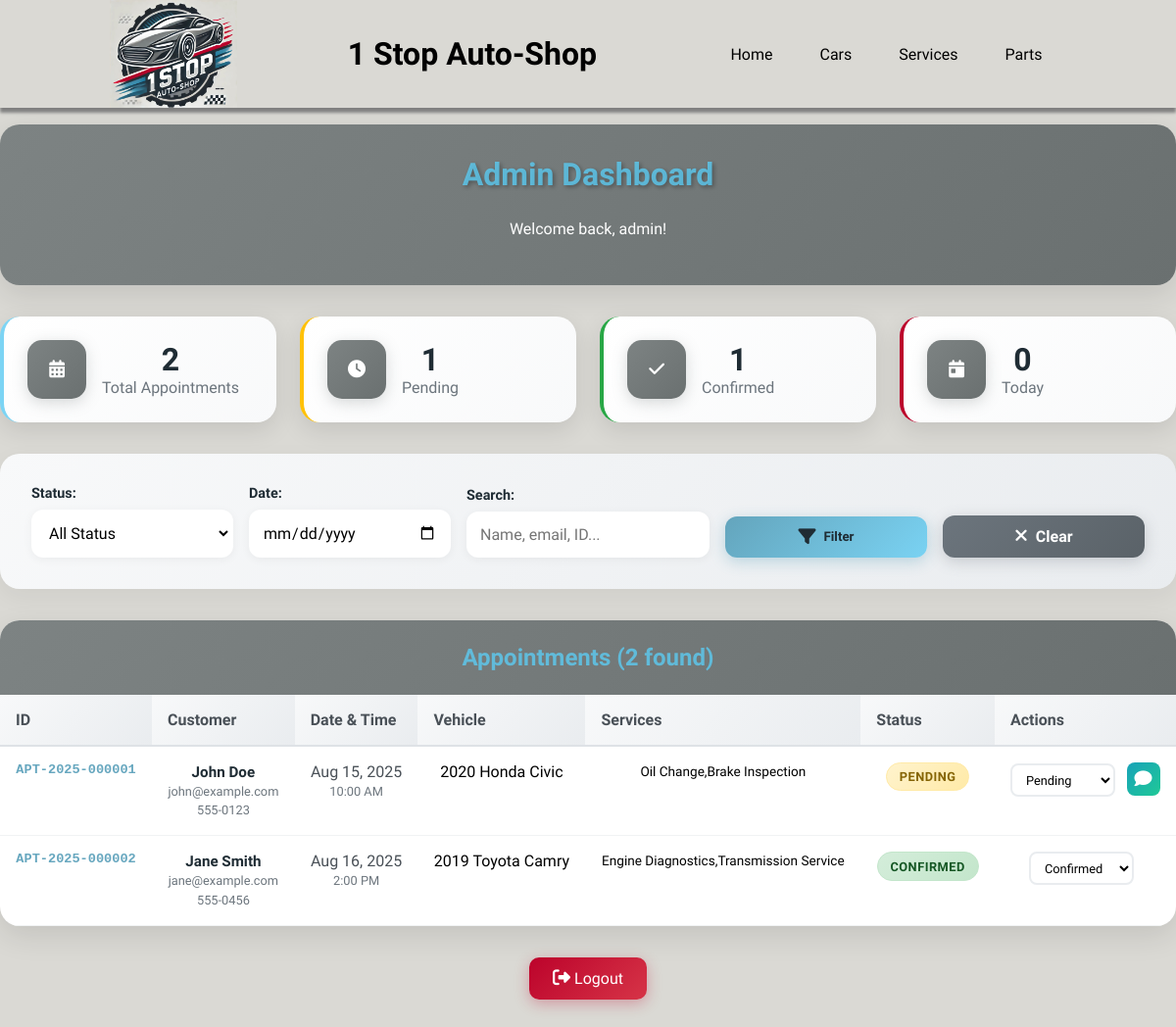
The page /dashboard.php (signed in) on the database as committed earlier.
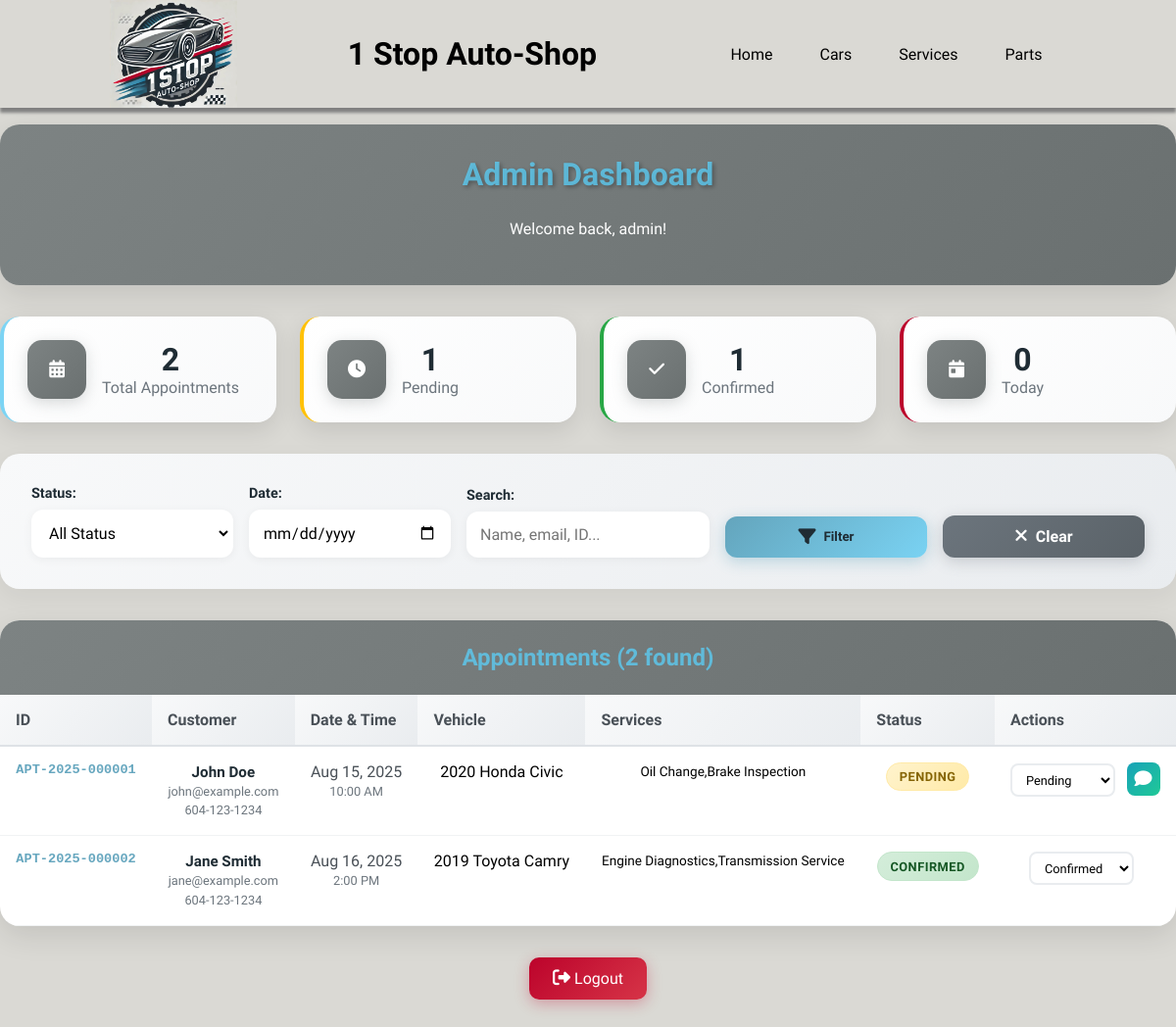
The same page on the database as committed later.
### tables this page shows
CREATE TABLE appointments (
  id INT AUTO_INCREMENT PRIMARY KEY,
  appointment_id VARCHAR(20) NOT NULL UNIQUE,
  name VARCHAR(100) NOT NULL,
  email VARCHAR(150) NOT NULL,
  phone VARCHAR(20) NOT NULL,
  appointment_date DATE NOT NULL,
  appointment_time TIME NOT NULL,
  services TEXT NOT NULL,
  vehicle_year INT NOT NULL,
  vehicle_make VARCHAR(50) NOT NULL,
  vehicle_model VARCHAR(50) NOT NULL,
  comments TEXT,
  status ENUM('pending', 'confirmed', 'completed', 'cancelled') DEFAULT 'pending',
  created_at TIMESTAMP DEFAULT CURRENT_TIMESTAMP,
  updated_at TIMESTAMP DEFAULT CURRENT_TIMESTAMP ON UPDATE CURRENT_TIMESTAMP
);

### dashboard.php (the view, shortened to what this page needs)
<?php
$username = $_SESSION['username'];
$status_filter = $_GET['status'] ?? '';
$date_filter = $_GET['date'] ?? '';
$search = $_GET['search'] ?? '';
$pdo = db_connect();
$sql = "SELECT * FROM appointments WHERE 1=1";
$params = [];
$sql .= " ORDER BY created_at DESC";
$stmt = $pdo->prepare($sql);
$stmt->execute($params);
$appointments = $stmt->fetchAll();
$total_count = $pdo->query("SELECT COUNT(*) FROM appointments")->fetchColumn();
$pending_count = $pdo->query("SELECT COUNT(*) FROM appointments WHERE status = 'pending'")->fetchColumn();
$confirmed_count = $pdo->query("SELECT COUNT(*) FROM appointments WHERE status = 'confirmed'")->fetchColumn();
$today_count = $pdo->query("SELECT COUNT(*) FROM appointments WHERE appointment_date = CURDATE()")->fetchColumn();
function format_services($services) {
    $decoded = json_decode($services, true);
    return $services;
}
function get_status_class($status) {
    switch ($status) {
        case 'pending': return 'status-pending';
        case 'confirmed': return 'status-confirmed';
    }
}
?>
<!DOCTYPE html>
<html lang="en">
<head>
    <link rel="stylesheet" href="styles.css">
    <link rel="stylesheet" href="dashboard.css">
</head>
<header class="fixed">
    <div class="logoAndBar">
        <img src="./images/logo.jpg" alt="logo" style="width: 130px; height: 110px;">
        <h1 class="headName">1 Stop Auto-Shop</h1>
        <div class="desktopBars">
            <ul>
                <li class="hideOnMobile"><a href="index.html">Home</a></li>
                <li class="hideOnMobile"><a href="cars.html">Cars</a></li>
                <li class="hideOnMobile"><a href="index.html#Services">Services</a></li>
                <li class="hideOnMobile"><a href="parts.html">Parts</a></li>
            </ul>
        </div>
    </div>
</header>
<body>
<br><br><br><br><br>
<div class="dashboard-content">
    <div class="welcome-box">
        <h2>Admin Dashboard</h2>
        <p>Welcome back, <?php echo $username; ?>!</p>
    </div>
    <div class="stats-container">
        <div class="stat-card total">
            <div class="stat-icon"><i class="fa-solid fa-calendar-days"></i></div>
            <div class="stat-info">
                <h3><?php echo $total_count; ?></h3>
                <p>Total Appointments</p>
            </div>
        </div>
        <div class="stat-card pending">
            <div class="stat-icon"><i class="fa-solid fa-clock"></i></div>
            <div class="stat-info">
                <h3><?php echo $pending_count; ?></h3>
                <p>Pending</p>
            </div>
        </div>
        <div class="stat-card confirmed">
            <div class="stat-icon"><i class="fa-solid fa-check"></i></div>
            <div class="stat-info">
                <h3><?php echo $confirmed_count; ?></h3>
                <p>Confirmed</p>
            </div>
        </div>
        <div class="stat-card today">
            <div class="stat-icon"><i class="fa-solid fa-calendar-day"></i></div>
            <div class="stat-info">
                <h3><?php echo $today_count; ?></h3>
                <p>Today</p>
            </div>
        </div>
    </div>
    <div class="filters-container">
        <form method="GET" class="filters-form">
            <div class="filter-group">
                <label for="status">Status:</label>
                <select name="status" id="status">
                    <option value="all" <?php echo ($status_filter == 'all' || $status_filter == '') ? 'selected' : ''; ?>>All Status</option>
                </select>
            </div>
            <div class="filter-group">
                <label for="date">Date:</label>
                <input type="date" name="date" id="date" value="<?php echo $date_filter; ?>">
            </div>
            <div class="filter-group">
                <label for="search">Search:</label>
                <input type="text" name="search" id="search" placeholder="Name, email, ID..." value="<?php echo $search; ?>">
            </div>
            <button type="submit" class="filter-btn">
                <i class="fa-solid fa-filter"></i> Filter
            </button>
            <a href="dashboard.php" class="clear-btn">
                <i class="fa-solid fa-times"></i> Clear
            </a>
        </form>
    </div>
    <div class="appointments-container">
        <h3>Appointments (<?php echo count($appointments); ?> found)</h3>
        <?php if (count($appointments) == 0): ?>
            <div class="no-appointments">
                <i class="fa-solid fa-calendar-xmark"></i>
                <h4>No appointments found</h4>
                <p>Try adjusting your filters or check back later for new appointments.</p>
            </div>
        <?php else: ?>
            <div class="appointments-table-container">
                <table class="appointments-table">
                    <thead>
                        <tr>
                            <th>ID</th>
                            <th>Customer</th>
                            <th>Date & Time</th>
                            <th>Vehicle</th>
                            <th>Services</th>
                            <th>Status</th>
                            <th>Actions</th>
                        </tr>
                    </thead>
                    <tbody>
                        <?php foreach ($appointments as $appointment): ?>
                            <tr>
                                <td class="appointment-id"><?php echo $appointment['appointment_id']; ?></td>
                                <td>
                                    <div class="customer-info">
                                        <strong><?php echo $appointment['name']; ?></strong><br>
                                        <small><?php echo $appointment['email']; ?></small><br>
                                        <small><?php echo $appointment['phone']; ?></small>
                                    </div>
                                </td>
                                <td>
                                    <div class="datetime-info">
                                        <?php echo date('M j, Y', strtotime($appointment['appointment_date'])); ?><br>
                                        <small><?php echo date('g:i A', strtotime($appointment['appointment_time'])); ?></small>
                                    </div>
                                </td>
                                <td>
                                    <?php echo $appointment['vehicle_year'] . ' ' . $appointment['vehicle_make'] . ' ' . $appointment['vehicle_model']; ?>
                                </td>
                                <td class="services-cell">
                                    <?php echo format_services($appointment['services']); ?>
                                </td>
                                <td>
                                    <span class="status-badge <?php echo get_status_class($appointment['status']); ?>">
                                        <?php echo ucfirst($appointment['status']); ?>
                                    </span>
                                </td>
                                <td class="actions-cell">
                                    <form method="POST" class="status-form">
                                        <select name="status" onchange="this.form.submit()">
                                            <option value="pending" <?php echo ($appointment['status'] == 'pending') ? 'selected' : ''; ?>>Pending</option>
                                            <option value="confirmed" <?php echo ($appointment['status'] == 'confirmed') ? 'selected' : ''; ?>>Confirmed</option>
                                        </select>
                                    </form>
                                    <?php if (!empty($appointment['comments'])): ?>
                                        <button class="view-comments-btn" onclick="showComments('<?php echo addslashes($appointment['comments']); ?>')">
                                            <i class="fa-solid fa-comment"></i>
                                        </button>
                                    <?php endif; ?>
                                </td>
                            </tr>
                        <?php endforeach; ?>
                    </tbody>
                </table>
            </div>
        <?php endif; ?>
    </div>
</div>
<div class="logOut" style="display: flex; justify-content: center; margin: 2rem;">
    <a href="logout.php" class="logout-btn"><i class="fa-solid fa-sign-out-alt"></i> Logout</a>
</div>
</body>
</html>

### styles.css (style rules this page uses)
html { scroll-behavior: smooth; }
body { margin: auto; font-family: "Kanit"; background-color: rgb(218,217,212); }
h1 { display: flex; align-items: center; }
.logoAndBar { display: flex; flex-direction: row; justify-content: space-evenly; box-shadow: 0px 5px 3px grey; }
.fixed { position: fixed; top: 0; right: 0; left: 0; background-color: rgb(218,217,212); z-index: 1; }
i { font-size: large; }
.desktopBars { display: flex; align-items: center; }
.desktopBars ul { display: flex; padding: 0; }
.desktopBars li { list-style-type: none; }
.desktopBars a { text-decoration: none; color: black; padding: 1rem; margin: 0.5rem; }
.desktopBars { display: none; }
@media all and (min-width:768px) { .desktopBars { display: flex; } }

Rows that differ between the two databases and show on the page:
changed appointments "Aug 15, 2025": phone "555-0123" → "604-123-1234"
changed appointments "Aug 16, 2025": phone "555-0456" → "604-123-1234"
